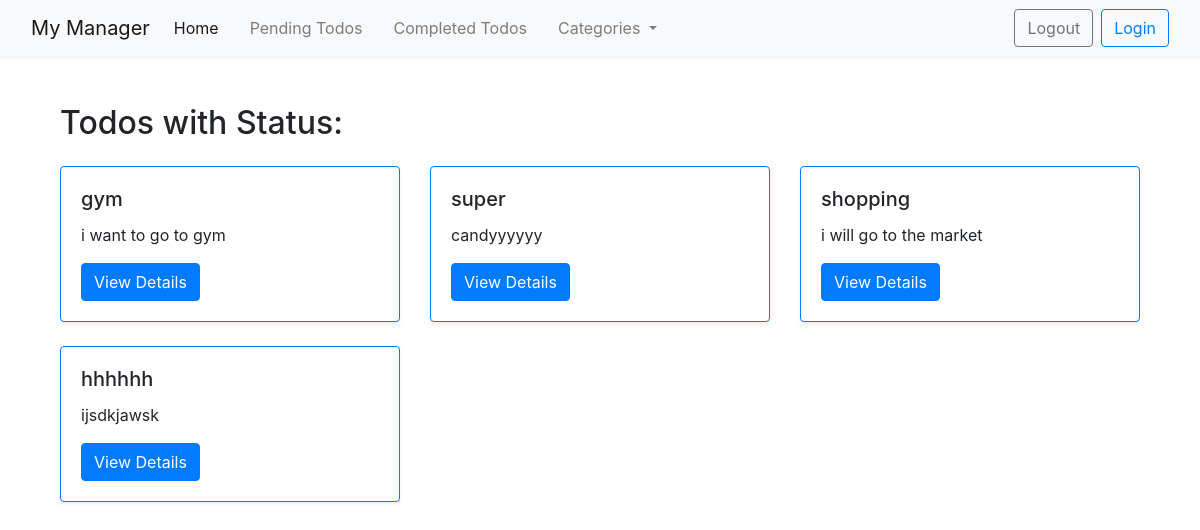
Screenshot of /todos/status/PENDING with the database file from the repository.
### main/models.py (models this page shows, shortened)
class Task(models.Model):
    STATUS_CHOICES = [
        ('PENDING' , 'PENDING'),
        ('IN PROGRESS' , 'IN PROGRESS'),
        ('COMPLETED' , 'COMPLETED'),
    ]
    title=models.CharField(max_length = 100)
    description = models.TextField()
    status = models.CharField(max_length = 12 , choices = STATUS_CHOICES , default = 'PENDING')
    priority = models.IntegerField(validators=[MinValueValidator(1) , MaxValueValidator(10)] ,null= True , blank= True)
    due_date = models.DateField(null= True , blank=True)
    created_at = models.DateTimeField(auto_now_add = True)
    updated_at = models.DateTimeField(auto_now_add = True)
    category= models.ForeignKey(Category, on_delete=models.CASCADE)

### main/views.py (the view)
# urls.py: path('todos/status/<str:st>' , todo_by_status , name ="status"),
def todo_by_status(request , st):
    todos = Task.objects.filter(status = st)
    context = {
        'todos' :todos
    }
    return render(request , 'main/todosstatus.html' , context)

### templates/main/todosstatus.html (shortened to what this page needs)
{% extends "main/components/base.html" %}
{% block content %}
<div class="container mt-5">
    <h2 class="mb-4">Todos with Status: {{ status }}</h2>
    {% if todos %}
        <div class="row row-cols-1 row-cols-md-3 g-4">
            {% for task in todos %}
                <div class="col">
                    <div class="card shadow-sm border-primary">
                        <div class="card-body">
                            <h5 class="card-title">{{ task.title }}</h5>
                            <p class="card-text">{{ task.description }}</p>
                            <a href='{% url "detail" task.id %}' class="btn btn-primary">View Details</a>
                        </div>
                    </div>
                </div>
            {% endfor %}
        </div>
    {% else %}
        <div class="alert alert-warning" role="alert">
            There are no todos with the status "{{ status }}".
        </div>
    {% endif %}
</div>
{% endblock %}

### rows the page displays
Task: title "gym", description "i want to go to gym"
Task: title "super", description "candyyyyyy"
Task: title "shopping", description "i will go to the market"
Task: title "hhhhhh", description "ijsdkjawsk"
